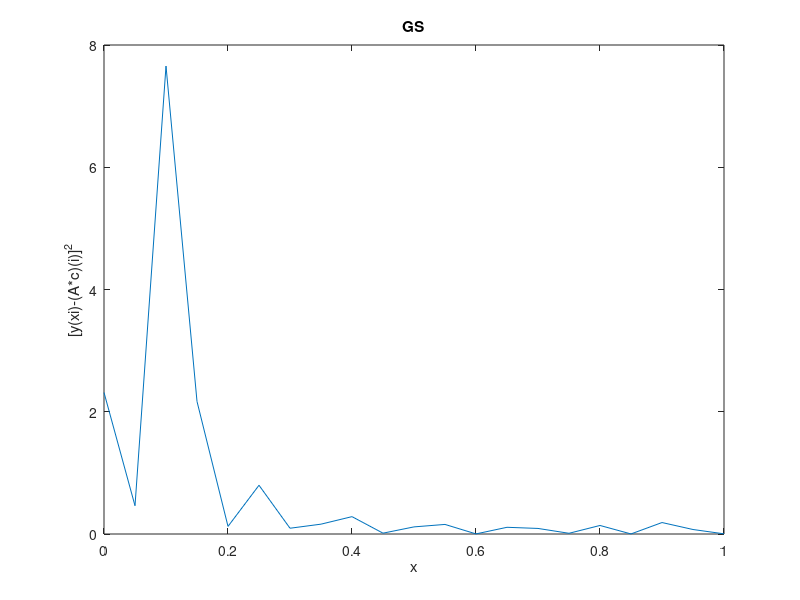

Here is the MATLAB script that generated this plot: (Note: this script raises an error after producing the figure.)
n=11;
m=21;
Xspace=linspace(0,1,m);
A=vander(Xspace);
A=A(:,n:end);
Yspace=transpose(exp(sin(6.*Xspace)));
R=zeros(n);
Q=zeros(m,n);

for j=1:n
    v=A(:,j);
    for i=1:j-1
        R(i,j)=Q(:,i)'*A(:,j);
        v-=R(i,j)*Q(:,i);
    end
    R(j,j)=norm(v);
    if (R(j,j)==0)
        break
    end
    Q(:,j)=v/R(j,j);
end
c=R\(Q'*Yspace);

err=(Q*R-A).^2;
MSE=sum(err(:))/numel(A)

err=(Yspace-A*c).^2;
MSE=sum(err(:))/m

plot(Xspace, err)
title('GS')
xlabel('x')
ylabel('[y(xi)-(A*c)(i)]^2')
figure()

plot(Xspace, Yspace, Xspace, Acopia*c)
title('y=exp(sin(6x)) vs. GS')
xlabel('x')
ylabel('y')

cond(R)